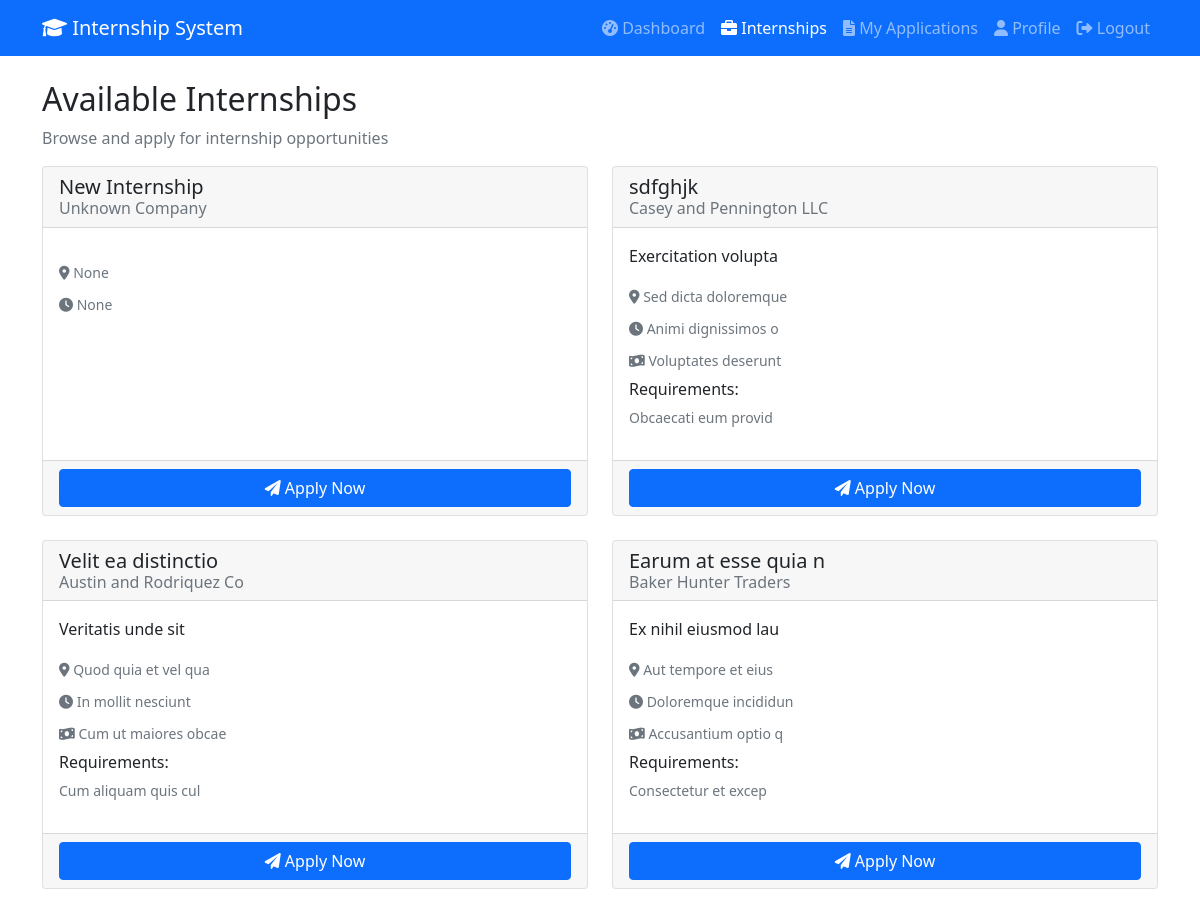
Before: /internships (signed in) with the older database file.
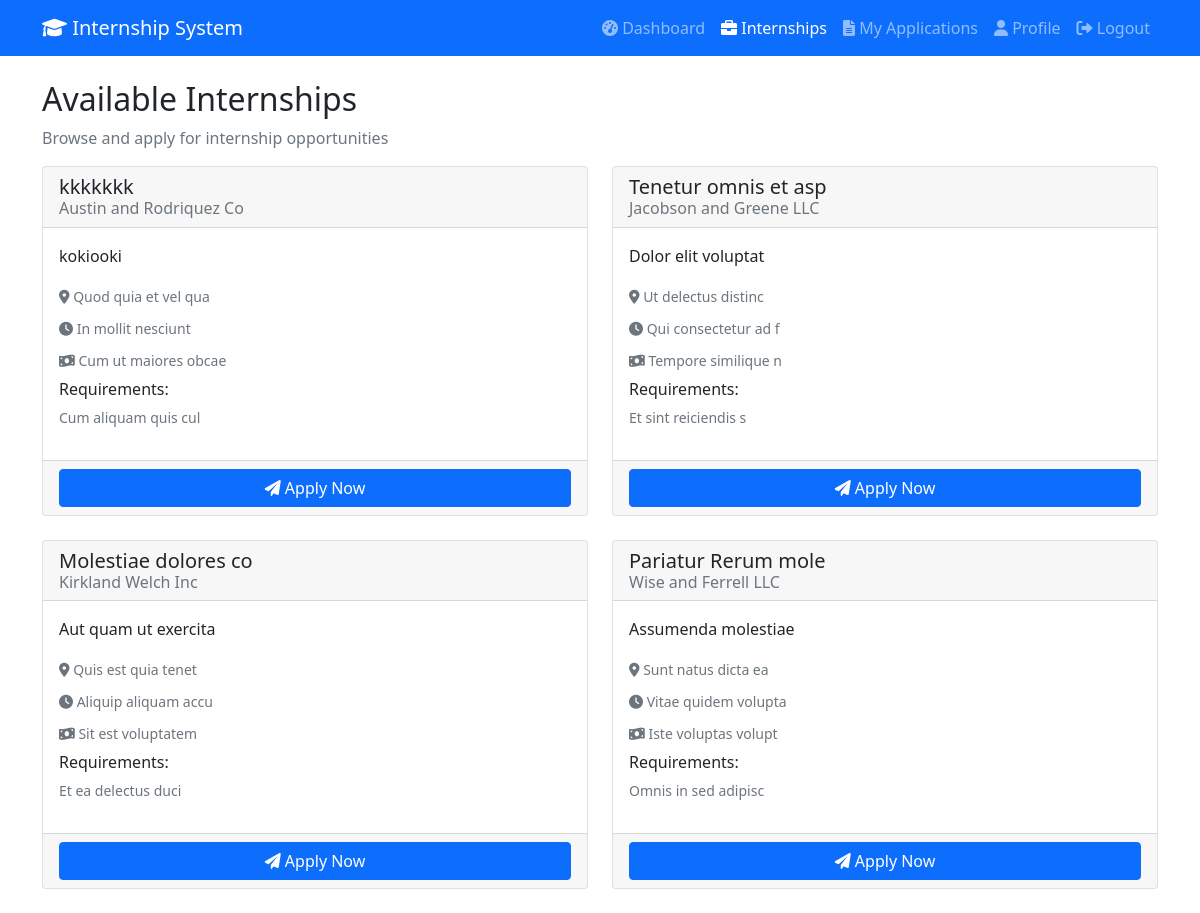
After: the same page with the newer database file.
### models.py (models this page shows)
class Internship(Base):
    __tablename__ = "internships"
    id = Column(Integer, primary_key=True, index=True)
    title = Column(String(255), nullable=False)
    description = Column(Text)
    company = Column(String(255), nullable=False)
    location = Column(String(255))
    duration = Column(String(100))
    stipend = Column(String(100))
    requirements = Column(Text)
    created_by = Column(Integer, ForeignKey("users.id"))
    created_at = Column(DateTime(timezone=True), server_default=func.now())
    is_active = Column(Boolean, default=True)
    deadline = Column(DateTime(timezone=True))
    creator = relationship("User", back_populates="created_internships")
    applications = relationship("InternshipApplication", back_populates="internship")
    tasks = relationship("Task", back_populates="internship")
    feedback = relationship("Feedback", back_populates="internship")
    mentor_feedbacks = relationship("MentorFeedback", back_populates="internship")
    evaluations = relationship("Evaluation", back_populates="internship")

### app.py (the view)
@app.get("/internships", response_class=HTMLResponse)
async def internships_page(request: Request, db: Session = Depends(get_db)):
    try:
        user = await get_current_user_from_cookie(request, db)
        user_role = user.role.value if hasattr(user.role, 'value') else user.role
        if user_role != "student":
            return RedirectResponse("/dashboard?error=Access denied")
        internships = crud.get_internships(db)
        return templates.TemplateResponse("internships.html", {
            "request": request,
            "user": user,
            "internships": internships
        })
    except Exception as e:
        return RedirectResponse("/login")

### templates/internships.html (shortened to what this page needs)
<!DOCTYPE html>
<html lang="en">
<head>
    <link href="https://cdn.jsdelivr.net/npm/bootstrap@5.1.3/dist/css/bootstrap.min.css" rel="stylesheet">
    <link href="https://cdnjs.cloudflare.com/ajax/libs/font-awesome/6.0.0/css/all.min.css" rel="stylesheet">
</head>
<body>
    <nav class="navbar navbar-expand-lg navbar-dark bg-primary">
        <div class="container">
            <a class="navbar-brand" href="/dashboard">
                <i class="fas fa-graduation-cap"></i> Internship System
            </a>
            <div class="navbar-nav ms-auto">
                <a class="nav-link" href="/dashboard"><i class="fas fa-tachometer-alt"></i> Dashboard</a>
                <a class="nav-link active" href="/internships"><i class="fas fa-briefcase"></i> Internships</a>
                <a class="nav-link" href="/my-applications"><i class="fas fa-file-alt"></i> My Applications</a>
                <a class="nav-link" href="/profile"><i class="fas fa-user"></i> Profile</a>
                <a class="nav-link" href="/logout"><i class="fas fa-sign-out-alt"></i> Logout</a>
            </div>
        </div>
    </nav>
    <div class="container mt-4">
        <h2>Available Internships</h2>
        <p class="text-muted">Browse and apply for internship opportunities</p>
        <div class="row">
            {% for internship in internships %}
            <div class="col-md-6 mb-4">
                <div class="card h-100">
                    <div class="card-header">
                        <h5 class="card-title mb-1">{{ internship.title }}</h5>
                        <h6 class="card-subtitle text-muted">{{ internship.company }}</h6>
                    </div>
                    <div class="card-body">
                        <p class="card-text">{{ internship.description }}</p>
                        <div class="mb-2">
                            <small class="text-muted">
                                <i class="fas fa-map-marker-alt"></i> {{ internship.location }}
                            </small>
                        </div>
                        <div class="mb-2">
                            <small class="text-muted">
                                <i class="fas fa-clock"></i> {{ internship.duration }}
                            </small>
                        </div>
                        {% if internship.stipend %}
                        <div class="mb-2">
                            <small class="text-muted">
                                <i class="fas fa-money-bill-wave"></i> {{ internship.stipend }}
                            </small>
                        </div>
                        {% endif %}
                        {% if internship.requirements %}
                        <div class="mb-3">
                            <h6>Requirements:</h6>
                            <p class="small text-muted">{{ internship.requirements }}</p>
                        </div>
                        {% endif %}
                    </div>
                    <div class="card-footer">
                        <button class="btn btn-primary w-100" onclick="applyForInternship('{{ internship.id }}')">
                            <i class="fas fa-paper-plane"></i> Apply Now
                        </button>
                    </div>
                </div>
            </div>
            {% endfor %}
        </div>
    </div>
</body>
</html>

Changed rows visible on the page:
removed Internship: title "New Internship", company "Unknown Company", location "None", duration "None"
removed Internship: title "sdfghjk", company "Casey and Pennington LLC", description "Exercitation volupta", location "Sed dicta doloremque", duration "Animi dignissimos o", stipend "Voluptates deserunt", requirements "Obcaecati eum provid"
removed Internship: title "Earum at esse quia n", company "Baker Hunter Traders", description "Ex nihil eiusmod lau", location "Aut tempore et eius", duration "Doloremque incididun", stipend "Accusantium optio q", requirements "Consectetur et excep"
changed Internship "Austin and Rodriquez Co": title "Velit ea distinctio" → "kkkkkkk"; description "Veritatis unde sit" → "kokiooki"
added Internship: title "Tenetur omnis et asp", company "Jacobson and Greene LLC", description "Dolor elit voluptat", location "Ut delectus distinc", duration "Qui consectetur ad f", stipend "Tempore similique n", requirements "Et sint reiciendis s"
added Internship: title "Molestiae dolores co", company "Kirkland Welch Inc", description "Aut quam ut exercita", location "Quis est quia tenet", duration "Aliquip aliquam accu", stipend "Sit est voluptatem", requirements "Et ea delectus duci"
added Internship: title "Pariatur Rerum mole", company "Wise and Ferrell LLC", description "Assumenda molestiae", location "Sunt natus dicta ea", duration "Vitae quidem volupta", stipend "Iste voluptas volupt", requirements "Omnis in sed adipisc"
